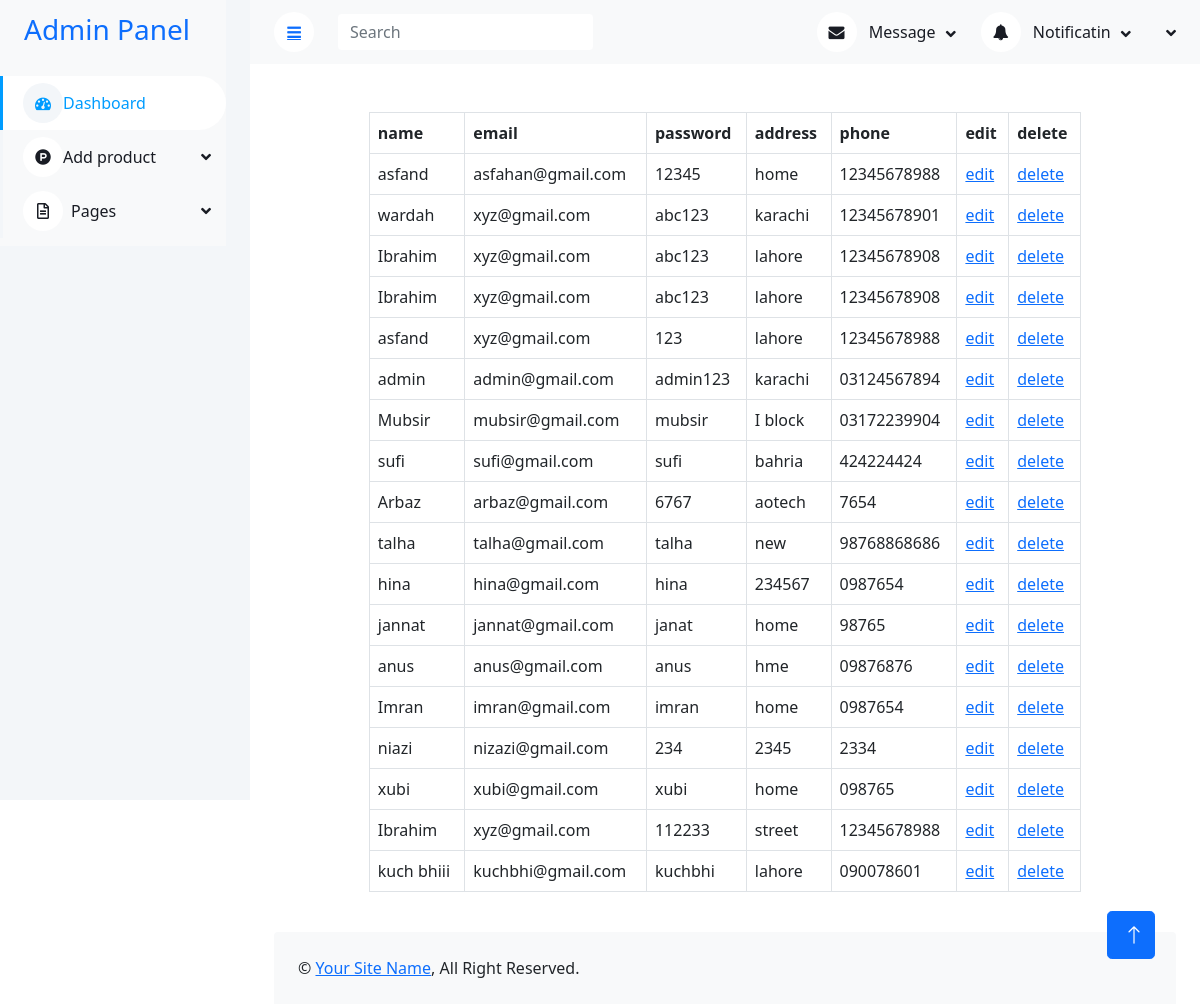
The page /admin/table.php on the database as committed earlier.
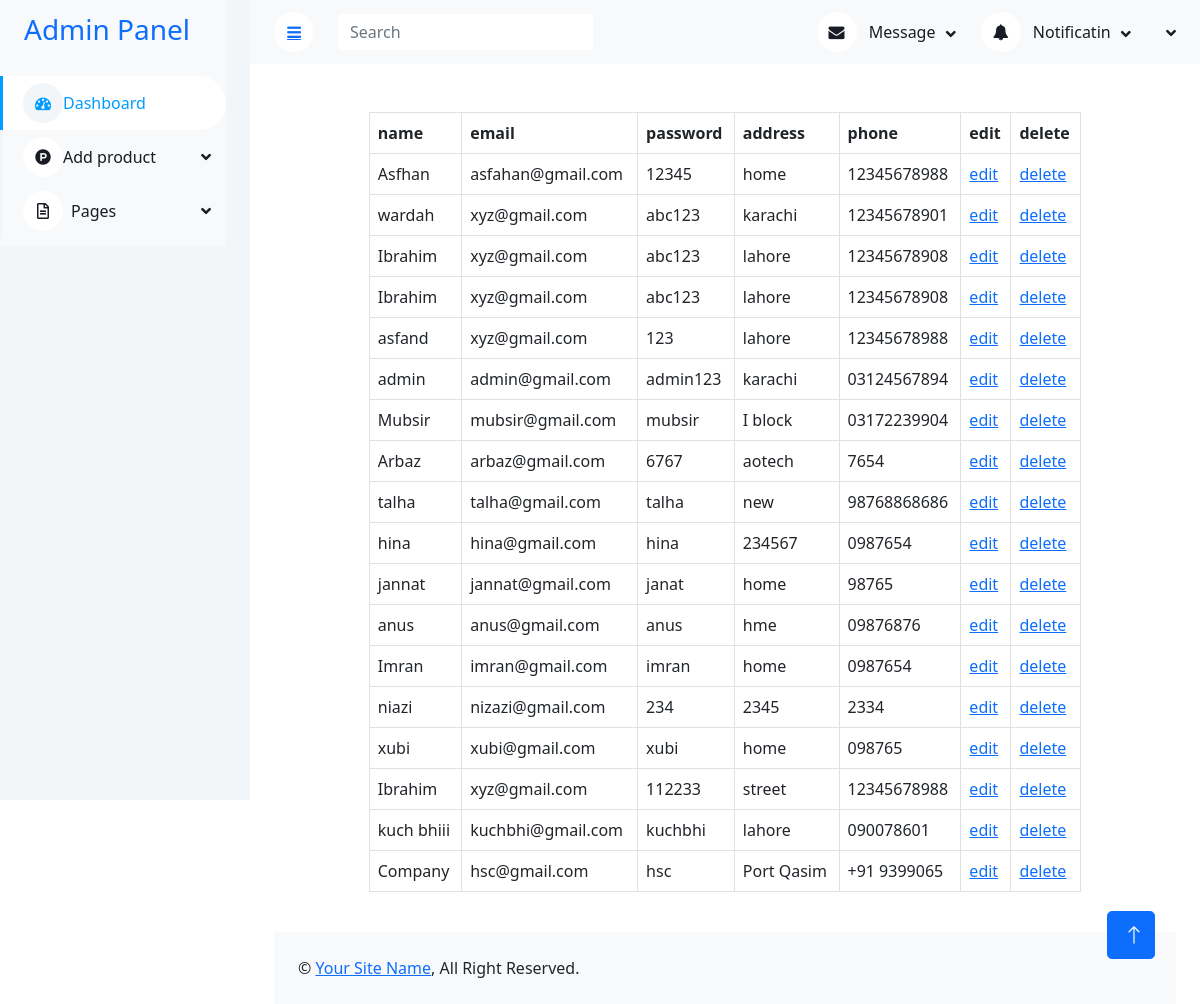
The same page on the database as committed later.
### tables this page shows
CREATE TABLE `users` (
  `user_id` int(11) NOT NULL,
  `user_name` varchar(255) DEFAULT NULL,
  `email` varchar(255) DEFAULT NULL,
  `passwordd` varchar(255) DEFAULT NULL,
  `address` varchar(255) DEFAULT NULL,
  `Phone` varchar(11) NOT NULL,
  `role` int(11) DEFAULT NULL
);

### admin/table.php (the view)
<?php
include("header.php");
include("config.php");
$query = "SELECT * FROM users";
$result = mysqli_query($conn,$query);
?>
    <table class = "table table-bordered p-2 w-75 mx-auto mt-5 ">
        <thead>
            <tr>
                <th>name</th>
                <th>email</th>
                <th>password</th>
                <th>address</th>
                <th>phone</th>
                <th>edit</th>
                <th>delete</th>
            </tr>
        </thead>
        <tbody>
            <?php
            while($data = mysqli_fetch_assoc($result)){
                ?>
                <tr >
                <td><?php echo $data ["user_name"]; ?></td>
                <td><?php echo $data ["email"]; ?></td>
                <td><?php echo $data ["passwordd"]; ?></td>
                <td><?php echo $data ["address"]; ?></td>
                <td><?php echo $data ["Phone"]; ?></td>
                <td><a  onclick="return confirm('are you sure data edit')" href="edit.php?id=<?php echo $data["user_id"]; ?>" >edit</a></td>
                <td><a  onclick="return confirm('are you sure delete data')"  href="delete.php?id=<?php echo $data["user_id"]; ?>" >delete</a></td>
                </tr>
                <?php
            }
            ?>
        </tbody>
    </table>
</body>
<?php
include("footer.php");
?>
</html>

### admin/header.php (shortened to what this page needs)
<!DOCTYPE html>
<html lang="en">
<head>
    <link rel="stylesheet" href="myProjects/webProject/icofont/css/icofont.min.css">
    <link rel="stylesheet" href="path/to/font-awesome/css/font-awesome.min.css">
    <link href="https://cdnjs.cloudflare.com/ajax/libs/font-awesome/5.10.0/css/all.min.css" rel="stylesheet">
    <link href="https://cdn.jsdelivr.net/npm/bootstrap-icons@1.4.1/font/bootstrap-icons.css" rel="stylesheet">
    <link href="lib/owlcarousel/assets/owl.carousel.min.css" rel="stylesheet">
    <link href="lib/tempusdominus/css/tempusdominus-bootstrap-4.min.css" rel="stylesheet" />
    <link href="https://cdnjs.cloudflare.com/ajax/libs/font-awesome/4.7.0/css/font-awesome.css" rel="stylesheet" />
    <link href="css/bootstrap.min.css" rel="stylesheet">
    <link href="css/style.css" rel="stylesheet">
    <link href="https://cdn.jsdelivr.net/npm/bootstrap@5.0.2/dist/css/bootstrap.min.css" rel="stylesheet">
</head>
<body>
    <div class="container-xxl position-relative bg-white d-flex p-0">
        <div class="sidebar pe-4 pb-3">
            <nav class="navbar bg-light navbar-light">
                <a href="index.php" class="navbar-brand mx-4 mb-3">
                    <h3 class="text-primary">Admin Panel</h3>
                </a>
                <div class="navbar-nav w-100">
                    <a href="index.html" class="nav-item nav-link active"><i class="fa fa-tachometer" aria-hidden="true"></i>Dashboard</a>
                    <div class="nav-item dropdown">
                        <a href="#" class="nav-link dropdown-toggle" data-bs-toggle="dropdown"><i class="fa fa-product-hunt" aria-hidden="true"></i>Add product</a>
                    </div>
                    <div class="nav-item dropdown">
                        <a href="#" class="nav-link dropdown-toggle" data-bs-toggle="dropdown"><i class="far fa-file-alt me-2"></i>Pages</a>
                    </div>
                </div>
            </nav>
        </div>
        <div class="content">
            <nav class="navbar navbar-expand bg-light navbar-light sticky-top px-4 py-0">
                <a href="#" class="sidebar-toggler flex-shrink-0">
                    <i class="fa fa-bars"></i>
                </a>
                <form class="d-none d-md-flex ms-4">
                    <input class="form-control border-0" type="search" placeholder="Search">
                </form>
                <div class="navbar-nav align-items-center ms-auto">
                    <div class="nav-item dropdown">
                        <a href="#" class="nav-link dropdown-toggle" data-bs-toggle="dropdown">
                            <i class="fa fa-envelope me-lg-2"></i>
                            <span class="d-none d-lg-inline-flex">Message</span>
                        </a>
                    </div>
                    <div class="nav-item dropdown">
                        <a href="#" class="nav-link dropdown-toggle" data-bs-toggle="dropdown">
                            <i class="fa fa-bell me-lg-2"></i>
                            <span class="d-none d-lg-inline-flex">Notificatin</span>
                        </a>
                    </div>
                    <div class="nav-item dropdown">
                        <a href="#" class="nav-link dropdown-toggle" data-bs-toggle="dropdown">
                        </a>
                    </div>
                </div>
            </nav>

### admin/footer.php (shortened to what this page needs)
<div class="container-fluid pt-4 px-4">
                <div class="bg-light rounded-top p-4">
                    <div class="row">
                        <div class="col-12 col-sm-6 text-center text-sm-start">
                            &copy; <a href="#">Your Site Name</a>, All Right Reserved.
                        </div>
                        <div class="col-12 col-sm-6 text-center text-sm-end">
                        </div>
                    </div>
                </div>
            </div>
        <a href="#" class="btn btn-lg btn-primary btn-lg-square back-to-top"><i class="bi bi-arrow-up"></i></a>
</body>
</html>

### admin/css/style.css (style rules this page uses)
:root { --primary: #009CFF; --light: #F3F6F9; --dark: #191C24; }
.back-to-top { position: fixed; display: none; right: 45px; bottom: 45px; z-index: 99; }
.btn { transition: .5s; }
.btn.btn-primary { color: #FFFFFF; }
.btn-lg-square { width: 48px; height: 48px; }
.btn-square, .btn-sm-square, .btn-lg-square { padding: 0; display: inline-flex; align-items: center; justify-content: center; font-weight: normal; border-radius: 50px; }
.sidebar { position: fixed; top: 0; left: 0; bottom: 0; width: 250px; height: 100vh; overflow-y: auto; background: var(--light); transition: 0.5s; z-index: 999; }
.content { margin-left: 250px; min-height: 100vh; background: #FFFFFF; transition: 0.5s; }
@media (min-width: 992px) { .sidebar { margin-left: 0; } }
@media (min-width: 992px) { .content { width: calc(100% - 250px); } }
.sidebar .navbar .navbar-nav .nav-link { padding: 7px 20px; color: var(--dark); font-weight: 500; border-left: 3px solid var(--light); border-radius: 0 30px 30px 0; outline: none; }
.sidebar .navbar .navbar-nav .nav-link:hover, .sidebar .navbar .navbar-nav .nav-link.active { color: var(--primary); background: #FFFFFF; border-color: var(--primary); }
.sidebar .navbar .navbar-nav .nav-link i { width: 40px; height: 40px; display: inline-flex; align-items: center; justify-content: center; background: #FFFFFF; border-radius: 40px; }
.sidebar .navbar .navbar-nav .nav-link:hover i, .sidebar .navbar .navbar-nav .nav-link.active i { background: var(--light); }
.sidebar .navbar .dropdown-toggle::after { position: absolute; top: 15px; right: 15px; border: none; content: "\f107"; font-family: "Font Awesome 5 Free"; font-weight: 900; transition: .5s; }
.content .navbar .navbar-nav .nav-link { margin-left: 25px; padding: 12px 0; color: var(--dark); outline: none; }
.content .navbar .sidebar-toggler, .content .navbar .navbar-nav .nav-link i { width: 40px; height: 40px; display: inline-flex; align-items: center; justify-content: center; background: #FFFFFF; border-radius: 40px; }
.content .navbar .dropdown-toggle::after { margin-left: 6px; vertical-align: middle; border: none; content: "\f107"; font-family: "Font Awesome 5 Free"; font-weight: 900; transition: .5s; }

Rows that differ between the two databases and show on the page:
removed users: user_name "sufi", email "sufi@gmail.com", passwordd "sufi", address "bahria", Phone "424224424"
changed users "asfahan@gmail.com": user_name "asfand" → "Asfhan"
added users: user_name "Company", email "hsc@gmail.com", passwordd "hsc", address "Port Qasim", Phone "+91 9399065"
